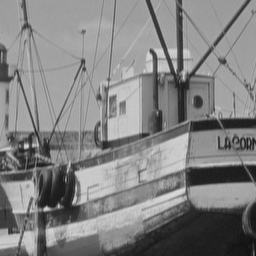
%> input picture boat256.bmp, 256 x 256 px
$ octave main_pixel_GLCM.m   (GNU Octave 9; MATLAB toolbox functions it lacks are replaced by stand-ins)
%> lines starting %> are read from the running program, lines starting %| are printed output that depends on the picture
clear all; close all; clc

Data = imread('boat256.bmp');
%> Data is the input picture: size 256x256 uint8; min 11, max 220, mean 130.2
Data = double(Data);
%> Data: size 256x256 double
[m n] = size(Data);
%> m = 256; n = 256
X = zeros(m+4, n+4);
X(3:m+2, 3:n+2) = Data;
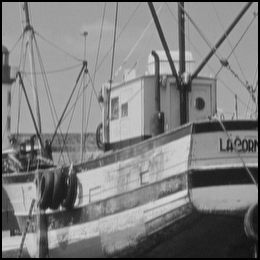
%> X: size 260x260 double; min 0, max 220, mean 126.2
X(1:2, :) = X(3:4, :);
X(:, 1:2) = X(:, 3:4);
X(:, n+3:n+4) = X(:, n+1:n+2);
X(m+3:m+4, :) = X(m+1:m+2, :);
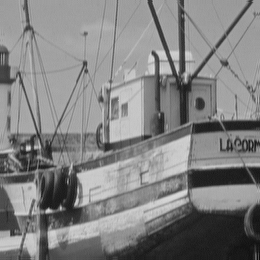
%> X: size 260x260 double; min 11, max 220, mean 129.6

%> (the run ends here)
